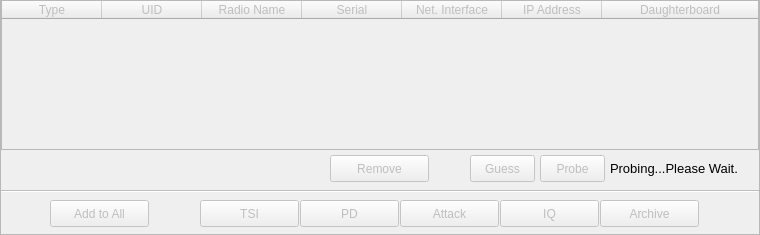
      <widget class="QFrame" name="frame1_2">
       <property name="geometry">
        <rect>
         <x>300</x>
         <y>25</y>
         <width>760</width>
         <height>235</height>
        </rect>
       </property>
       <property name="frameShape">
        <enum>QFrame::StyledPanel</enum>
       </property>
       <property name="frameShadow">
        <enum>QFrame::Raised</enum>
       </property>
       <widget class="QPushButton" name="pushButton_archive_1">
        <property name="enabled">
         <bool>false</bool>
        </property>
        <property name="geometry">
         <rect>
          <x>600</x>
          <y>200</y>
          <width>99</width>
          <height>27</height>
         </rect>
        </property>
        <property name="text">
         <string>Archive</string>
        </property>
       </widget>
       <widget class="QTableWidget" name="tableWidget_scan_results_1">
        <property name="enabled">
         <bool>false</bool>
        </property>
        <property name="geometry">
         <rect>
          <x>1</x>
          <y>0</y>
          <width>758</width>
          <height>150</height>
         </rect>
        </property>
        <property name="selectionMode">
         <enum>QAbstractItemView::SingleSelection</enum>
        </property>
        <property name="selectionBehavior">
         <enum>QAbstractItemView::SelectRows</enum>
        </property>
        <attribute name="horizontalHeaderStretchLastSection">
         <bool>true</bool>
        </attribute>
        <attribute name="verticalHeaderVisible">
         <bool>false</bool>
        </attribute>
        <column>
         <property name="text">
          <string>Type</string>
         </property>
        </column>
        <column>
         <property name="text">
          <string>UID</string>
         </property>
        </column>
        <column>
         <property name="text">
          <string>Radio Name</string>
         </property>
        </column>
        <column>
         <property name="text">
          <string>Serial</string>
         </property>
        </column>
        <column>
         <property name="text">
          <string>Net. Interface</string>
         </property>
        </column>
        <column>
         <property name="text">
          <string>IP Address</string>
         </property>
        </column>
        <column>
         <property name="text">
          <string>Daughterboard</string>
         </property>
        </column>
       </widget>
       <widget class="QPushButton" name="pushButton_tsi_1">
        <property name="enabled">
         <bool>false</bool>
        </property>
        <property name="geometry">
         <rect>
          <x>200</x>
          <y>200</y>
          <width>99</width>
          <height>27</height>
         </rect>
        </property>
        <property name="text">
         <string>TSI</string>
        </property>
       </widget>
       <widget class="QPushButton" name="pushButton_scan_results_remove_1">
        <property name="enabled">
         <bool>false</bool>
        </property>
        <property name="geometry">
         <rect>
          <x>330</x>
          <y>155</y>
          <width>99</width>
          <height>27</height>
         </rect>
        </property>
        <property name="text">
         <string>Remove</string>
        </property>
       </widget>
       <widget class="QLabel" name="label2_scan_results_probe_1">
        <property name="geometry">
         <rect>
          <x>610</x>
          <y>155</y>
          <width>145</width>
          <height>27</height>
         </rect>
        </property>
        <property name="font">
         <font>
          <pointsize>10</pointsize>
         </font>
        </property>
        <property name="text">
         <string>Probing...Please Wait.</string>
        </property>
        <property name="alignment">
         <set>Qt::AlignLeading|Qt::AlignLeft|Qt::AlignVCenter</set>
        </property>
       </widget>
       <widget class="QPushButton" name="pushButton_add_to_all_1">
        <property name="enabled">
         <bool>false</bool>
        </property>
        <property name="geometry">
         <rect>
          <x>50</x>
          <y>200</y>
          <width>99</width>
          <height>27</height>
         </rect>
        </property>
        <property name="text">
         <string>Add to All</string>
        </property>
       </widget>
       <widget class="QPushButton" name="pushButton_attack_1">
        <property name="enabled">
         <bool>false</bool>
        </property>
        <property name="geometry">
         <rect>
          <x>400</x>
          <y>200</y>
          <width>99</width>
          <height>27</height>
         </rect>
        </property>
        <property name="text">
         <string>Attack</string>
        </property>
       </widget>
       <widget class="QPushButton" name="pushButton_iq_1">
        <property name="enabled">
         <bool>false</bool>
        </property>
        <property name="geometry">
         <rect>
          <x>500</x>
          <y>200</y>
          <width>99</width>
          <height>27</height>
         </rect>
        </property>
        <property name="text">
         <string>IQ</string>
        </property>
       </widget>
       <widget class="QPushButton" name="pushButton_pd_1">
        <property name="enabled">
         <bool>false</bool>
        </property>
        <property name="geometry">
         <rect>
          <x>300</x>
          <y>200</y>
          <width>99</width>
          <height>27</height>
         </rect>
        </property>
        <property name="text">
         <string>PD</string>
        </property>
       </widget>
       <widget class="Line" name="line3_scan_results_1">
        <property name="enabled">
         <bool>false</bool>
        </property>
        <property name="geometry">
         <rect>
          <x>1</x>
          <y>190</y>
          <width>758</width>
          <height>2</height>
         </rect>
        </property>
        <property name="orientation">
         <enum>Qt::Horizontal</enum>
        </property>
       </widget>
       <widget class="QPushButton" name="pushButton_scan_results_guess_1">
        <property name="enabled">
         <bool>false</bool>
        </property>
        <property name="geometry">
         <rect>
          <x>470</x>
          <y>155</y>
          <width>65</width>
          <height>27</height>
         </rect>
        </property>
        <property name="text">
         <string>Guess</string>
        </property>
       </widget>
       <widget class="QPushButton" name="pushButton_scan_results_probe_1">
        <property name="enabled">
         <bool>false</bool>
        </property>
        <property name="geometry">
         <rect>
          <x>540</x>
          <y>155</y>
          <width>65</width>
          <height>27</height>
         </rect>
        </property>
        <property name="text">
         <string>Probe</string>
        </property>
       </widget>
      </widget>
